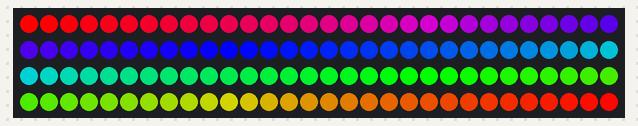
Simulated run of this sketch. Board: Arduino Uno, built with avr-gcc and run on an emulated ATmega328P. Shown: 120 RGB LEDs in strip order, left to right, continuing on the next row. What the sketch prints to the serial monitor is not drawn.

Above: at 0.1 s.

The sketch:

ColorGradient.ino
```cpp
/* LedStripColorTester: Example Arduino sketch that lets you
 * type in a color on a PC and see it on the LED strip.
 *
 * To use this, you will need to plug an Addressable RGB LED
 * strip from Pololu into pin 12.  After uploading the sketch,
 * select "Serial Monitor" from the "Tools" menu.  In the input
 * box, type a color and press enter.
 *
 * The format of the color should be "R,G,B!" where R, G, and B
 * are numbers between 0 and 255 representing the brightnesses
 * of the red, green, and blue components respectively.
 *
 * For example, to get green, you could type:
 *   40,100,0!
 *
 * You can leave off the exclamation point if you change the
 * Serial Monitor's line ending setting to be "Newline" instead
 * of "No line ending".
 *
 * Please note that this sketch only transmits colors to the
 * LED strip after it receives them from the computer, so if
 * the LED strip loses power it will be off until you resend
 * the color.
 */

#include <PololuLedStrip.h>

// Create an ledStrip object and specify the pin it will use.
PololuLedStrip<12> ledStrip;

// Create a buffer for holding the colors (3 bytes per color).
#define LED_COUNT 120
rgb_color colors[LED_COUNT];
rgb_color color;

void setup()
{
  // Start up the serial port, for communication with the PC.
  Serial.begin(115200);
  Serial.println("Ready to receive colors.");


  int redStart = 255;
  int blueStart = 0;
  int greenStart = 0;
  for(uint16_t i = 0; i < LED_COUNT/3; i++)
  {
    int stepMove = 255*i*3/LED_COUNT;
    color.red =  redStart - stepMove;
    color.blue = blueStart + stepMove;
    color.green = 0;

    colors[i] = color;
  }

  redStart = 0;
  blueStart = 255;
  greenStart = 0;
  for(uint16_t i = 0; i < LED_COUNT/3; i++)
  {
    int stepMove = 255*i*3/LED_COUNT;
    color.blue =  blueStart - stepMove;
    color.green = greenStart + stepMove;
    color.red = 0;

    colors[i + LED_COUNT/3] = color;
  }

  redStart = 0;
  blueStart = 0;
  greenStart = 255;
  for(uint16_t i = 0; i < LED_COUNT/3; i++)
  {
    int stepMove = 255*i*3/LED_COUNT;
    color.green =  greenStart - stepMove;
    color.red = redStart + stepMove;
    color.blue = 0;

    colors[i + 2*LED_COUNT/3] = color;
  }

  ledStrip.write(colors, LED_COUNT);
}


void Sort()
{
  for(int i = 0; i < 120; i++)
  {
    for(int j = i; j >= 0; j--)
    {
      if(colors[j].green < colors[j-1].green)
      {
        rgb_color temp = colors[j];
        colors[j] = colors[j-1];
        colors[j-1] = temp;
        ledStrip.write(colors, LED_COUNT);
        delay(1);
      }
    }
  }
}

void loop()
{

}
```
